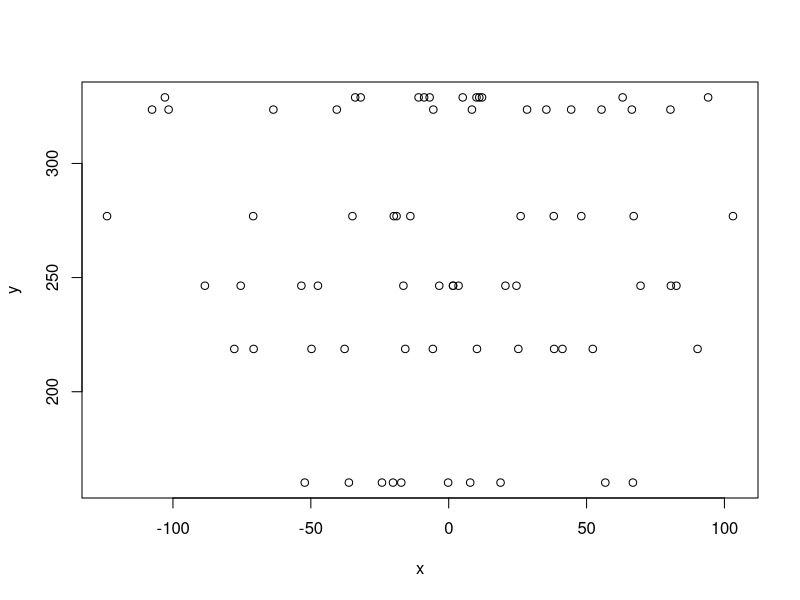
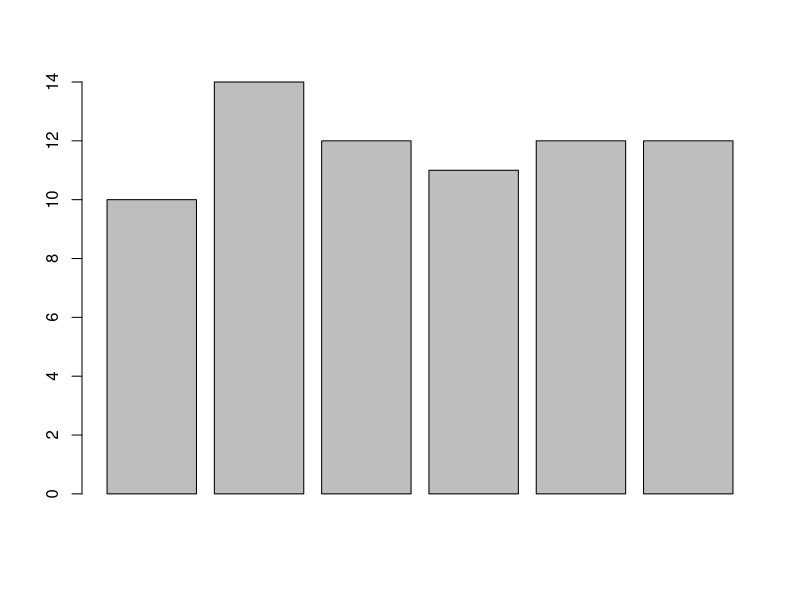
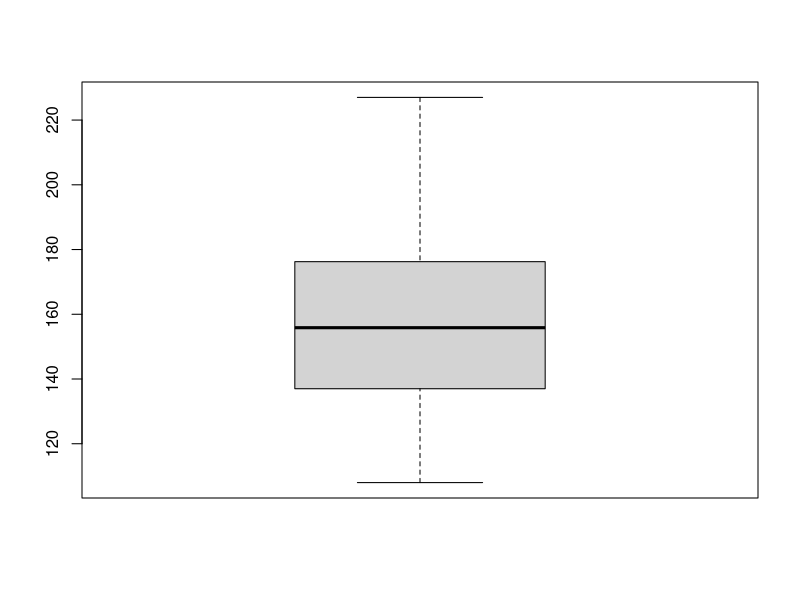
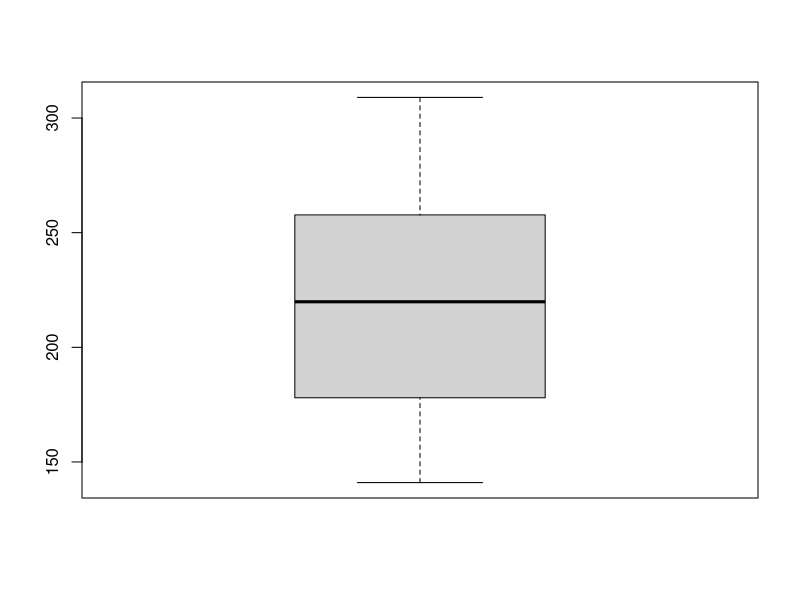
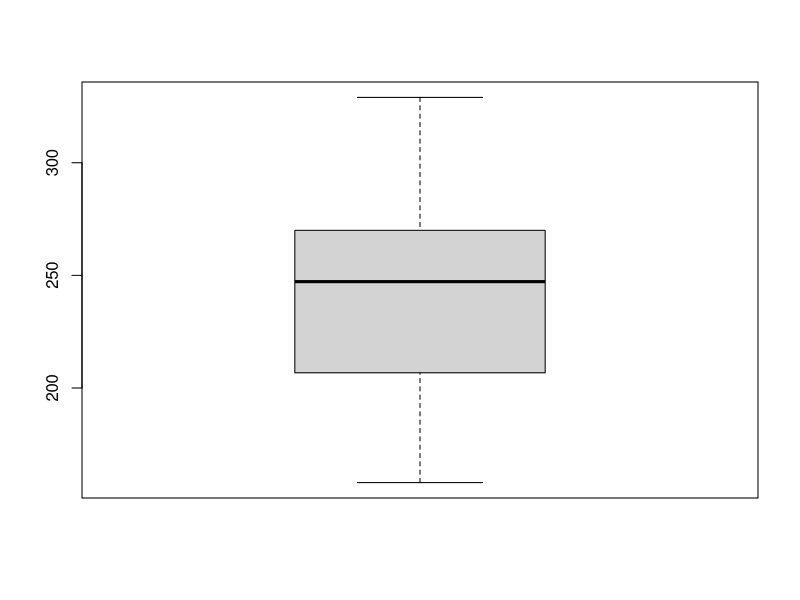
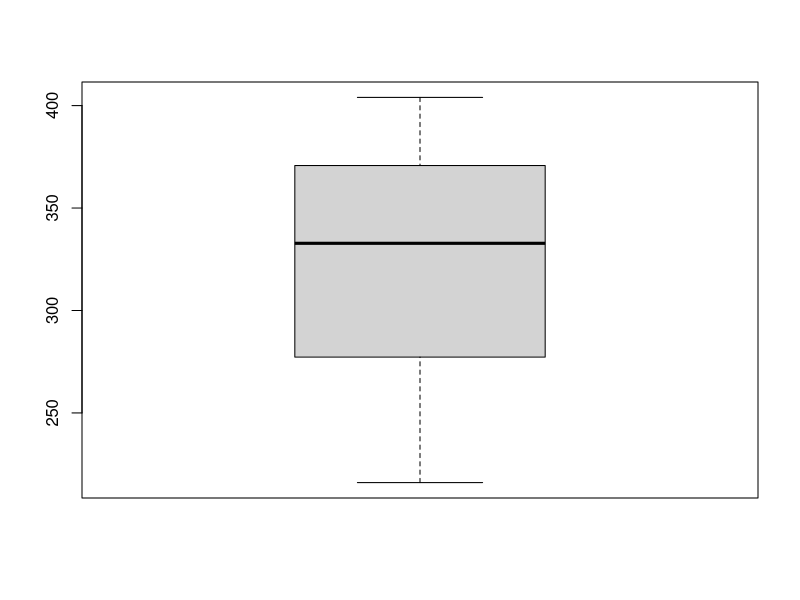
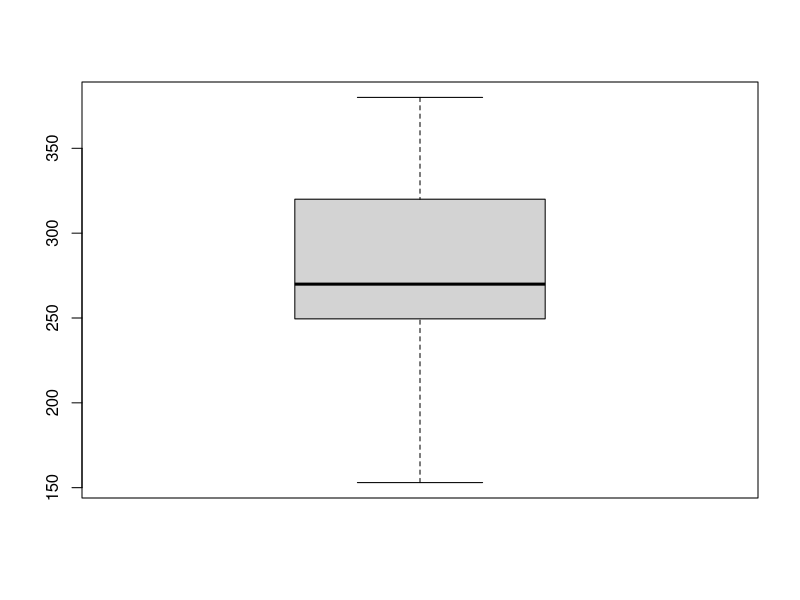
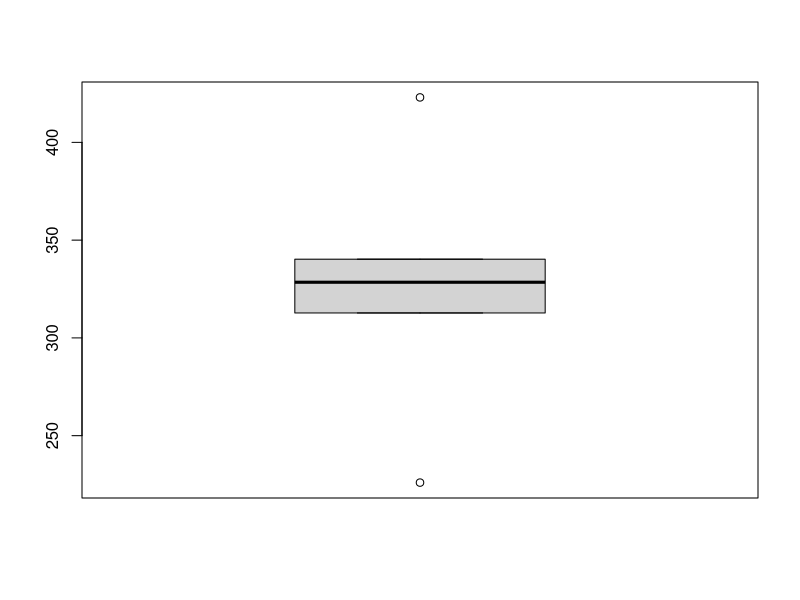

Generate these figures, in order, with R:
# the mode function

ModeVal1 = function(v){
  a= data.frame(table(v))
  b= a$v[a$Freq == max(a$Freq)]
  
  c= as.character(b)
  n= as.numeric(c)
  
  type = ""
  len = length(n)
  
  if(len ==1){
    type = "(unimodal)"
  }
  else if(len == 2){
    type = "(bimodal)"
  }
  else if(len == 3){
    type = "(trimodal)"
  }
  
  
  if(max(a$Freq) == 1){
    if(length(a$v)==1){
      return(paste(c,type))
    }
    else{ 
      return("no mode")
    }
  }
  else{
    return(paste(c,type))
  }
}

# data set work:

chickwts
chickwts.copy = chickwts

# reg=lm(chickwts.copy$weight~chickwts.copy$feed)
# summary(reg)
# # p value<alpha => regression model exists
# # model = y=323.583 -163.383x1-104.833x2-46.674x3-77.155x4+5.33x5
# # x1=horsebean , x2 = linseed , x3 = meatmeal , x4=soybean, x5 = sunflower
# # sunflower's and meatmeal's p values indicate they may not affect the model, as well as
# # the adjusted R^2 being too low indicating the model is weak
# chk2 = chickwts.copy[chickwts.copy$feed!="sunflower",]
# reg=lm(chk2$weight~chk2$feed)
# summary(reg)
# # Rsq=0.4937
# chk3 = chk2[chk2$feed!="meatmeal",]
# reg=lm(chk3$weight~chk3$feed)
# summary(reg)
# # Rsq=0.5468
# chk4 = chk3[chk3$feed!="soybean",]
# reg=lm(chk4$weight~chk4$feed)
# summary(reg)
# # Rsq=0.6317
# chk5 = chk4[chk4$feed!="linseed",]
# reg=lm(chk5$weight~chk5$feed)
# summary(reg)
# # Rsq=0.7113 : may no longer remove data, may indicate that the effect of the other feeds on weight is not significant compared to this type
# # new model: weight = 323.58-163.38x1      

anova1 = aov(chickwts.copy$weight~chickwts.copy$feed , data = chickwts.copy)
summary(anova1)
# p value = 5.94e-10 which is less than alpha therefore reject H0 and accept Ha
# conclusion: the types of feeds affect the weight of the chick
# model: ANOVA, since: there are more than 2 samples, and since the regression model is very weak
x=resid(anova1)
y=fitted(anova1)
plot(x,y)

horsebean = chickwts.copy$weight [chickwts.copy$feed == "horsebean"]
linseed = chickwts.copy$weight [chickwts.copy$feed == "linseed"]
soybean = chickwts.copy$weight [chickwts.copy$feed == "soybean"]
sunflower = chickwts.copy$weight [chickwts.copy$feed == "sunflower"]
meatmeal = chickwts.copy$weight [chickwts.copy$feed == "meatmeal"]
casein = chickwts.copy$weight [chickwts.copy$feed == "casein"]

# A single t test:

var.test(casein,horsebean)
# p val > alpha : accept H0 => variances are equal
t.test(casein,horsebean)
# p val < alpha : reject H0 => means are not equal,
# the types of feeds affect the weight of the chick

# to test all possible combinations of feed groups:

WeightsMatrix=matrix(c(horsebean,rep(NA,4),linseed,rep(NA,2),soybean,sunflower,rep(NA,2),meatmeal,rep(NA,3),casein,rep(NA,2)),nrow = 6,byrow = T)
rownames(WeightsMatrix) = c("horsebean","linseed","soybean","sunflower","meatmeal","casein")


results <- list()
for (i in 1:5) { 
  l = i+1
  for (j in l:6) {
    results[[paste0(i,"_",j)]] <- list(var.test(WeightsMatrix[i,],WeightsMatrix[j,]),t.test(WeightsMatrix[i,],WeightsMatrix[j,]))
  }
}
print(results)

GetPVal = function(){
  pvals = c()
  for (i in 1:5) { 
    l = i+1
    for (j in l:6) {
      var.test(WeightsMatrix[i,],WeightsMatrix[j,])
      pvals = c(pvals,t.test(WeightsMatrix[i,],WeightsMatrix[j,])$p.value)
      }
  }; return(pvals)
  }

namedPvals <- list()

for (i in 1:5) {
  l = i+1
  for (j in l:6) {
    var.test(WeightsMatrix[i,],WeightsMatrix[j,])
    namedPvals[[paste(rownames(WeightsMatrix)[i],rownames(WeightsMatrix)[j])]] <- c(t.test(WeightsMatrix[i,],WeightsMatrix[j,])$p.value,p.adjust(t.test(WeightsMatrix[i,],WeightsMatrix[j,])$p.value))
  }
}

p.val=GetPVal()
pval.adj=p.adjust(GetPVal())
grpa = c()
 grpb = c()
 for (i in 1:5) {
  l=i+1;
  for(j in l:6){
    grpa = c(grpa,rownames(WeightsMatrix)[i]);grpb = c(grpb,rownames(WeightsMatrix)[j])}
 }

pvals.data = data.frame(feed1 = grpa,feed2=grpb,p_value=p.val,adjusted_p_value = pval.adj)
pvals.data  

Ha = pvals.data[pvals.data$p_value<0.05,]
Ha_adj = pvals.data[pvals.data$adjusted_p_value<0.05,]
# according to the output there is a single pair whose adjust p value indicates that their means are equal or that the feed types have similar effects on weights 

horsebean.len = length(horsebean)
linseed.len = length(linseed)
soybean.len = length(soybean)
sunflower.len = length(sunflower)
meatmeal.len = length(meatmeal)
casein.len = length(casein)

barplot(c(horsebean.len,soybean.len,sunflower.len,meatmeal.len,casein.len,linseed.len))

summary(chickwts.copy)

h=summary(horsebean)
l=summary(linseed)
sb=summary(soybean)
c=summary(casein)
m=summary(meatmeal)
sf=summary(sunflower)

boxplot(h)
boxplot(l)
boxplot(sb)
boxplot(c)
boxplot(m)
boxplot(sf)


